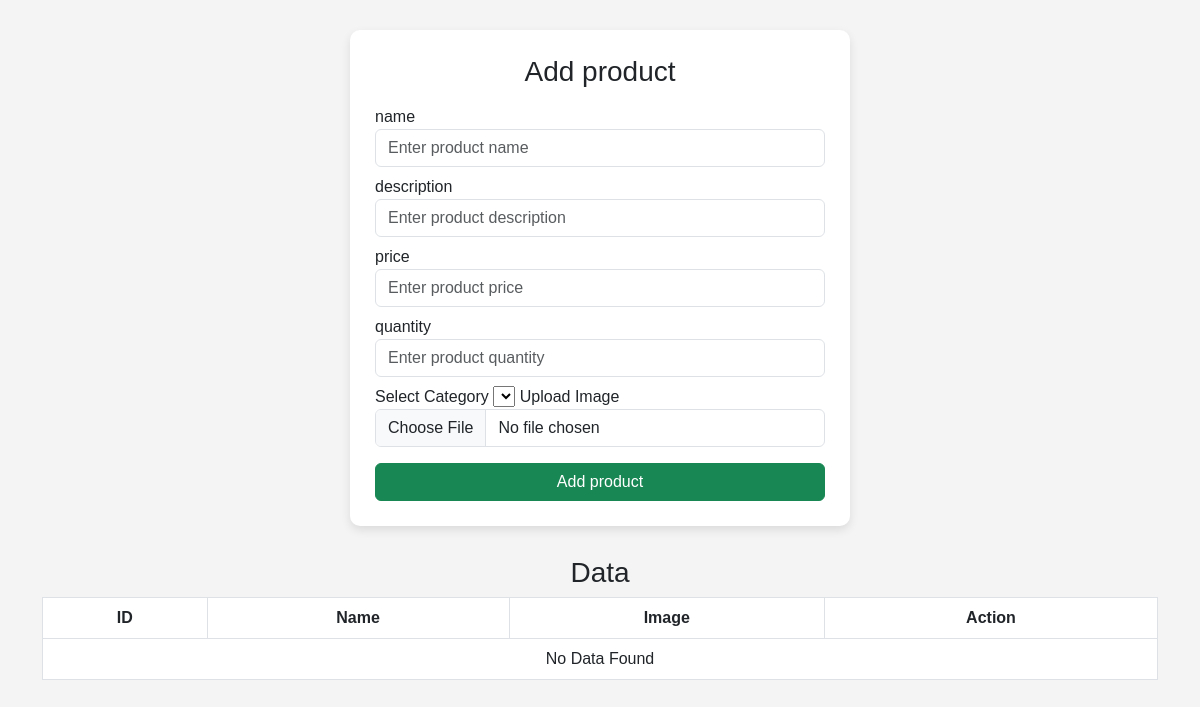
The page /admin_panel/product.php on the database as committed earlier.
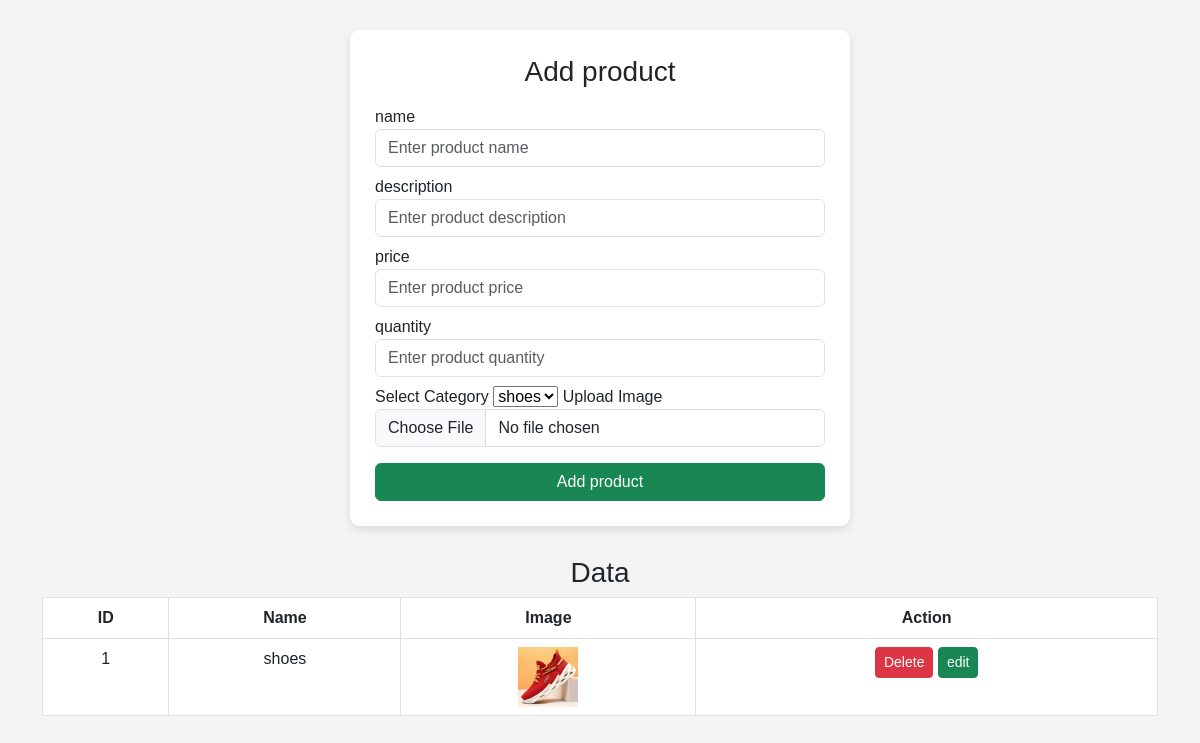
The same page on the database as committed later.
### tables this page shows
CREATE TABLE `add_category` (
  `cat_id` int(11) NOT NULL,
  `cat_name` varchar(100) DEFAULT NULL,
  `cat_images` varchar(255) DEFAULT NULL
);

### admin_panel/product.php (the view, shortened to what this page needs)
<?php include "../connection.php"; ?>
<!DOCTYPE html>
<html lang="en">
<head>
<link href="https://cdn.jsdelivr.net/npm/bootstrap@5.3.0/dist/css/bootstrap.min.css" rel="stylesheet">
</head>
<body>
<div class="form-container">
    <h3 class="text-center">Add product</h3>
    <form action="../code.php" method="post" enctype="multipart/form-data">
    <label class="mt-2">name</label>
        <input type="text" name="p_name" class="form-control" placeholder="Enter product name" required>
        <label class="mt-2">description</label>
        <input type="text" name="pro_descript" class="form-control" placeholder="Enter product description" required>
        <label class="mt-2">price</label>
        <input type="text" name="p_price" class="form-control" placeholder="Enter product price" required>
        <label class="mt-2">quantity</label>
        <input type="text" name="p_quantity" class="form-control" placeholder="Enter product quantity" required>
<label class="mt-2">Select Category</label>
        <select name="p_category" id="">
            <?php
            $work = mysqli_query($con , "SELECT * FROM ADD_CATEGORY");
            foreach($work as $cat){
                ?>
                <option value="<?php echo $cat['cat_id']; ?>"><?php echo $cat["cat_name"] ?></option>
                <?php
            }
            ?>
        </select>
        <label>Upload Image</label>
        <input type="file" name="pro_images" class="form-control" required>
        <button type="submit" name="product-btn" class="btn btn-success mt-3 w-100">
            Add product
        </button>
    </form>
</div>
<div class="container mt-4">
    <h3 class="text-center">Data</h3>
    <table class="table table-bordered table-hover text-center">
        <tr>
            <th>ID</th>
            <th>Name</th>
            <th>Image</th>
            <th>Action</th>
        </tr>
        <?php
        $query = mysqli_query($con , "SELECT * FROM add_category") or die(mysqli_error($con));
        if(mysqli_num_rows($query) > 0){
            while($row = mysqli_fetch_assoc($query)){
        ?>
        <tr>
            <td><?php echo $row['cat_id']; ?></td>
            <td><?php echo $row['cat_name']; ?></td>
            <td>
                <img src="../<?php echo $row['cat_images']; ?>" height="60">
            </td>
            <td>
                <form action="../code.php" method="post" style="display:inline;">
                    <button class="btn btn-danger btn-sm" name="delete" mt-5>Delete</button>
                    <button class="btn btn-success btn-sm" name="edit" mt-5>edit</button>
                </form>
            </td>
        </tr>
        <?php
            }
        } else {
            echo "<tr><td colspan='4'>No Data Found</td></tr>";
        }
        ?>
    </table>
</div>
</body>
</html>

Rows that differ between the two databases and show on the page:
added add_category: cat_id "1", cat_name "shoes", cat_images (picture)
Other text that changed with them:
form field p_category: (not shown) → "shoes"
text no longer shown: "No Data Found"
